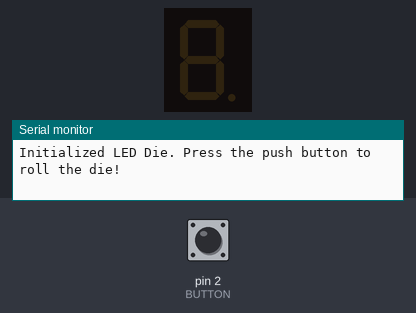
Bench run of a sketch on a simulated Arduino Uno, built with avr-gcc and run on an emulated ATmega328P. Shown: 1-digit seven-segment display, the last lines printed to the serial monitor. Wiring (inferred from the names in the program): 1-digit 7-segment display, segments lit when HIGH: segments pin 7, pin 12, pin 9, pin 10, pin 8, pin 11, pin 13. Inputs (shaded band) come from the test bench; at power-on: pin 2 (BUTTON) LOW. Random numbers use the default seed unless the sketch sets one; the segment pins are drawn as the display they are named for.

Above: at 1.2 s.
1.3 s: pin 2 (BUTTON) pulled HIGH for 0.15 s
At 1.7 s:
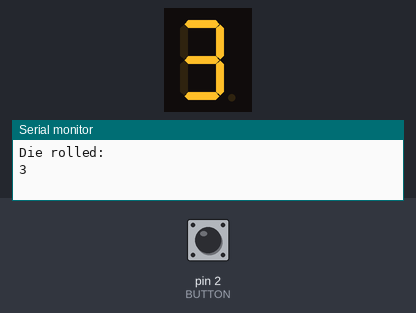
2.9 s: pin 2 (BUTTON) pulled HIGH for 1 s
At 4.0 s:
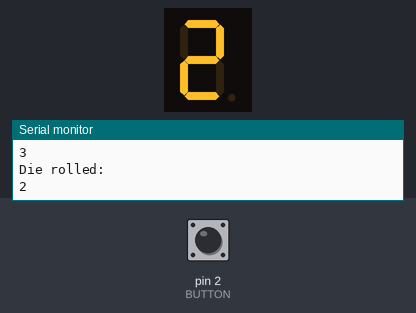
5.4 s: pin 2 (BUTTON) pulled HIGH for 3.2 s
At 6.0 s:
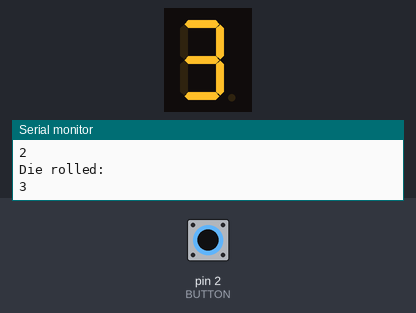
10.1 s: pin 2 (BUTTON) pulled HIGH for 0.15 s
At 10.8 s:
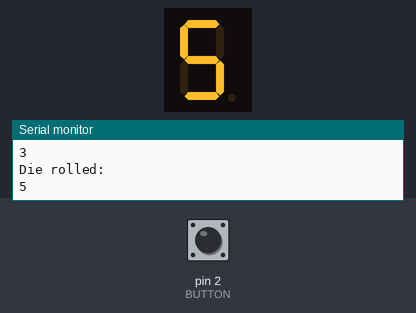
11.7 s: pin 2 (BUTTON) pulled HIGH for 0.15 s
At 12.9 s:
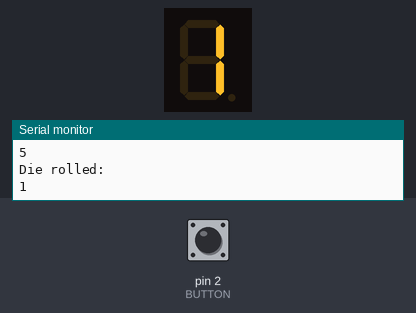
13.3 s: pin 2 (BUTTON) pulsed HIGH 5 times (0.12 s each, 0.3 s apart)
At 14.4 s:
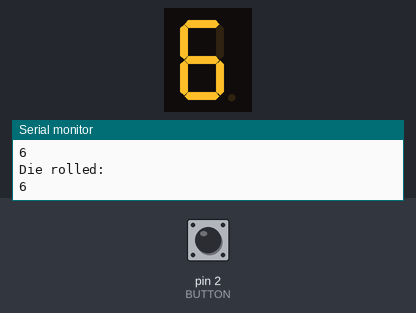
Timing chart, 0 to 16.3 s (numbered marks = the images above; inputs shaded):
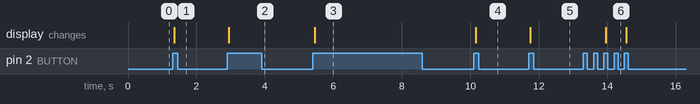

Measured:
- after the input at 1.3 s, the display: changes after 0.05 s (image 1)
- after the input at 2.9 s, the display: changes after 0.05 s (image 2)
- after the input at 5.4 s, the display: changes after 0.05 s (image 3)
- after the input at 10.1 s, the display: changes after 0.05 s (image 4)
- after the input at 11.7 s, the display: changes after 0.05 s (image 5)
- after the input at 13.3 s, the display: changes after 0.65 s (image 6)

The sketch:

LEDDie_ButtonInput.ino
```cpp
/* IEEE Arduino Workshop - LED Die (April 2017)
 *
 *  Generates a random number upon a button press and displays onto the seven segment display.
 *  Also utilizes button debouncing as described in: https://www.arduino.cc/en/Tutorial/Debounce
 *
 */

#define TOP_BAR       13
#define TOPRIGHT_BAR  12
#define TOPLEFT_BAR   11
#define MIDDLE_BAR    10
#define BOTRIGHT_BAR  9
#define BOTLEFT_BAR   8
#define BOT_BAR       7

#define BUTTON        2

boolean buttonState = LOW;
boolean lastButtonState = LOW;
unsigned long lastDebounceTime = 0;  // the last time the output pin was toggled
unsigned long debounceDelay = 50;    // the debounce time; increase if the output flickers

int randNum = 0;

void setup() {
  // put your setup code here, to run once:
  pinMode(TOP_BAR, OUTPUT);
  pinMode(TOPRIGHT_BAR, OUTPUT);
  pinMode(TOPLEFT_BAR, OUTPUT);
  pinMode(MIDDLE_BAR, OUTPUT);
  pinMode(BOTRIGHT_BAR, OUTPUT);
  pinMode(BOTLEFT_BAR, OUTPUT);
  pinMode(BOT_BAR, OUTPUT);

  pinMode(BUTTON, INPUT);

  randomSeed(analogRead(0));

  Serial.begin(9600); //initializes serial monitor
  Serial.println("Initialized LED Die. Press the push button to roll the die!");
}

void loop() {
  int reading = digitalRead(BUTTON);

  // check to see if you just pressed the button
  // (i.e. the input went from LOW to HIGH),  and you've waited
  // long enough since the last press to ignore any noise:

  // If the switch changed, due to noise or pressing
  if (reading != lastButtonState) {
    // reset the debouncing timer
    lastDebounceTime = millis();
  }

  if ((millis() - lastDebounceTime) > debounceDelay) {
    // whatever the reading is at, it's been there for longer
    // than the debounce delay, so take it as the actual current state:

    // if the button state has changed:
    if (reading != buttonState) {
      buttonState = reading;

      // only generate new random number if buttonState is high
      if (buttonState == HIGH) {
        randNum = random(1, 7); // minimum is inclusive, maximum is exclusive
        Serial.println("Die rolled:");
        Serial.println(randNum);
      }
    }
  }

  // Mirror Die Number onto LEDs
  displayLEDNumber(randNum);

  // Save the reading as lastButtonState
  lastButtonState = reading;

}

// Display the number onto seven segment display
void displayLEDNumber(int num) {
  switch (num) {
    case 1:
      digitalWrite(TOP_BAR, LOW);
      digitalWrite(TOPRIGHT_BAR, HIGH);
      digitalWrite(TOPLEFT_BAR, LOW);
      digitalWrite(MIDDLE_BAR, LOW);
      digitalWrite(BOTRIGHT_BAR, HIGH);
      digitalWrite(BOTLEFT_BAR, LOW);
      digitalWrite(BOT_BAR, LOW);
      break;

    case 2:
      digitalWrite(TOP_BAR, HIGH);
      digitalWrite(TOPRIGHT_BAR, HIGH);
      digitalWrite(TOPLEFT_BAR, LOW);
      digitalWrite(MIDDLE_BAR, HIGH);
      digitalWrite(BOTRIGHT_BAR, LOW);
      digitalWrite(BOTLEFT_BAR, HIGH);
      digitalWrite(BOT_BAR, HIGH);
      break;

     case 3:
      digitalWrite(TOP_BAR, HIGH);
      digitalWrite(TOPRIGHT_BAR, HIGH);
      digitalWrite(TOPLEFT_BAR, LOW);
      digitalWrite(MIDDLE_BAR, HIGH);
      digitalWrite(BOTRIGHT_BAR, HIGH);
      digitalWrite(BOTLEFT_BAR, LOW);
      digitalWrite(BOT_BAR, HIGH);
      break;

     case 4:
      digitalWrite(TOP_BAR, LOW);
      digitalWrite(TOPRIGHT_BAR, HIGH);
      digitalWrite(TOPLEFT_BAR, HIGH);
      digitalWrite(MIDDLE_BAR, HIGH);
      digitalWrite(BOTRIGHT_BAR, HIGH);
      digitalWrite(BOTLEFT_BAR, LOW);
      digitalWrite(BOT_BAR, LOW);
      break;

     case 5:
      digitalWrite(TOP_BAR, HIGH);
      digitalWrite(TOPRIGHT_BAR, LOW);
      digitalWrite(TOPLEFT_BAR, HIGH);
      digitalWrite(MIDDLE_BAR, HIGH);
      digitalWrite(BOTRIGHT_BAR, HIGH);
      digitalWrite(BOTLEFT_BAR, LOW);
      digitalWrite(BOT_BAR, HIGH);
      break;

     case 6:
      digitalWrite(TOP_BAR, HIGH);
      digitalWrite(TOPRIGHT_BAR, LOW);
      digitalWrite(TOPLEFT_BAR, HIGH);
      digitalWrite(MIDDLE_BAR, HIGH);
      digitalWrite(BOTRIGHT_BAR, HIGH);
      digitalWrite(BOTLEFT_BAR, HIGH);
      digitalWrite(BOT_BAR, HIGH);
      break;

    default: // clear LEDs
      digitalWrite(TOP_BAR, LOW);
      digitalWrite(TOPRIGHT_BAR, LOW);
      digitalWrite(TOPLEFT_BAR, LOW);
      digitalWrite(MIDDLE_BAR, LOW);
      digitalWrite(BOTRIGHT_BAR, LOW);
      digitalWrite(BOTLEFT_BAR, LOW);
      digitalWrite(BOT_BAR, LOW);
      break;

  }

}
```
